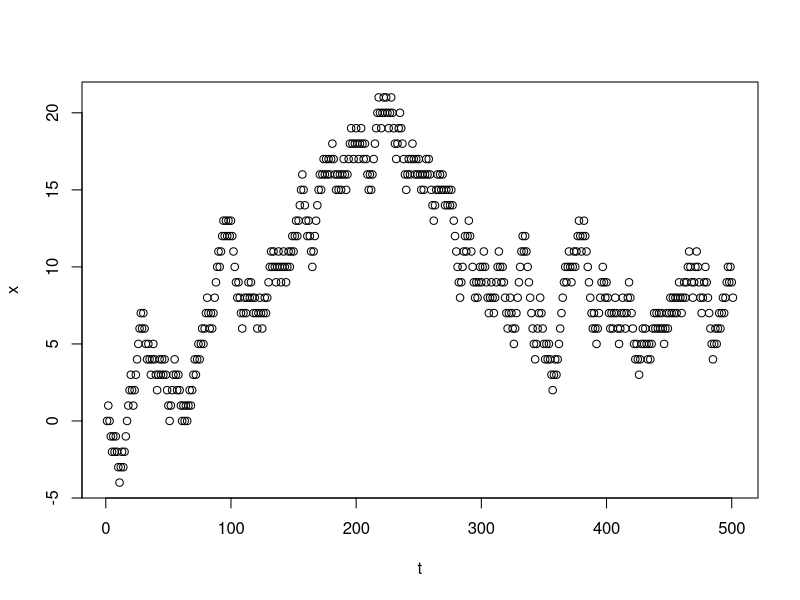

Write R code to recreate this figure. (Note: this script raises an error after producing the figure.)
rm(list = ls())

y <- sample(c(-1,1), 500, TRUE)
x <- c(0, cumsum(y))
t <- 1:501

plot(t, x)
s <- sapply(t, function(i) entropy(table(y[1:i])))
plot(t, s)
abline(h = entropy(c(0.5, 0.5)), col = "red")

y <- sample(c(-1,1), 500, TRUE, prob = c(0.8, 0.2))
x <- c(0, cumsum(y))
t <- 1:501

plot(t, x)
s <- sapply(t, function(i) entropy(table(y[1:i])))
plot(t, s)
abline(h = entropy(c(0.8, 0.2)), col = "red")